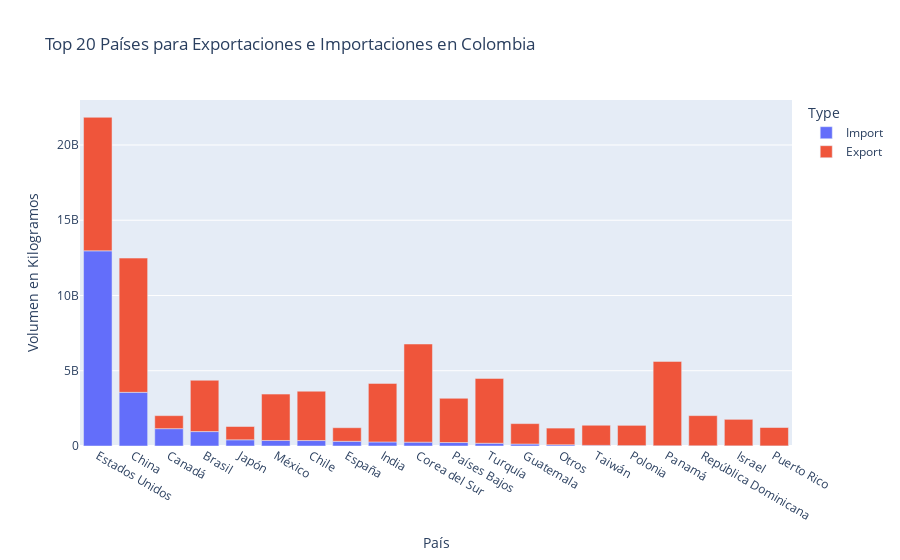

Write notebook code for a chart like this one.
### Code cell
# Group by country and transaction type
top_countries = (
    df_imports_exports.groupby(['Pais', 'Type'])['Kilogramos netos']
    .sum()
    .reset_index()
)

# top 20 counrties
top_20_countries = (
    top_countries.groupby('Pais')['Kilogramos netos']
    .sum()
    .nlargest(20)
    .index
)
top_countries = top_countries[top_countries['Pais'].isin(top_20_countries)]
top_countries = top_countries.sort_values(by='Kilogramos netos', ascending=False)

# Graph
fig_comparative = px.bar(top_countries, 
             x='Pais', 
             y='Kilogramos netos', 
             color='Type', 
             title="Top 20 Países para Exportaciones e Importaciones en Colombia",
             labels={'Kilogramos netos': 'Volumen (Kilogramos)', 'Pais': 'País'}
            )

# Properties
fig_comparative.update_layout(xaxis_title="País", yaxis_title="Volumen en Kilogramos")
fig_comparative.show()
fig_comparative.write_html('graphics/fig_comparative.html')

### Figure 1 — Plotly figure (JSON) as saved in the notebook; plotly's stock layout.template omitted (floating-point values rounded to 4 significant figures)
{"data": [{"alignmentgroup": "True", "hovertemplate": "Type=Import<br>País=%{x}<br>Volumen (Kilogramos)=%{y}<extra></extra>", "legendgroup": "Import", "marker": {"color": "#636efa", "pattern": {"shape": ""}}, "name": "Import", "offsetgroup": "Import", "orientation": "v", "showlegend": true, "textposition": "auto", "type": "bar", "x": ["Estados Unidos", "China", "Canadá", "Brasil", "Japón", "México", "Chile", "España", "India", "Corea del Sur", "Países Bajos", "Turquía", "Guatemala", "Otros", "Taiwán", "Polonia", "Panamá", "República Dominicana", "Israel", "Puerto Rico"], "xaxis": "x", "y": [12970000000.0, 3565000000.0, 1152000000.0, 957600000.0, 411800000.0, 367300000.0, 362200000.0, 311300000.0, 268600000.0, 254700000.0, 230800000.0, 181900000.0, 130800000.0, 81610000.0, 40240000.0, 25670000.0, 16280000.0, 15560000.0, 11340000.0, 6838000.0], "yaxis": "y"}, {"alignmentgroup": "True", "hovertemplate": "Type=Export<br>País=%{x}<br>Volumen (Kilogramos)=%{y}<extra></extra>", "legendgroup": "Export", "marker": {"color": "#EF553B", "pattern": {"shape": ""}}, "name": "Export", "offsetgroup": "Export", "orientation": "v", "showlegend": true, "textposition": "auto", "type": "bar", "x": ["China", "Estados Unidos", "Corea del Sur", "Panamá", "Turquía", "India", "Brasil", "Chile", "México", "Países Bajos", "República Dominicana", "Israel", "Guatemala", "Polonia", "Taiwán", "Puerto Rico", "Otros", "España", "Japón", "Canadá"], "xaxis": "x", "y": [8920000000.0, 8873000000.0, 6522000000.0, 5603000000.0, 4308000000.0, 3891000000.0, 3411000000.0, 3278000000.0, 3081000000.0, 2938000000.0, 2003000000.0, 1760000000.0, 1357000000.0, 1346000000.0, 1338000000.0, 1222000000.0, 1109000000.0, 903700000.0, 883600000.0, 865000000.0], "yaxis": "y"}], "layout": {"barmode": "relative", "legend": {"title": {"text": "Type"}, "tracegroupgap": 0}, "title": {"text": "Top 20 Países para Exportaciones e Importaciones en Colombia"}, "xaxis": {"anchor": "y", "domain": [0, 1], "title": {"text": "País"}}, "yaxis": {"anchor": "x", "domain": [0, 1], "title": {"text": "Volumen en Kilogramos"}}}}
